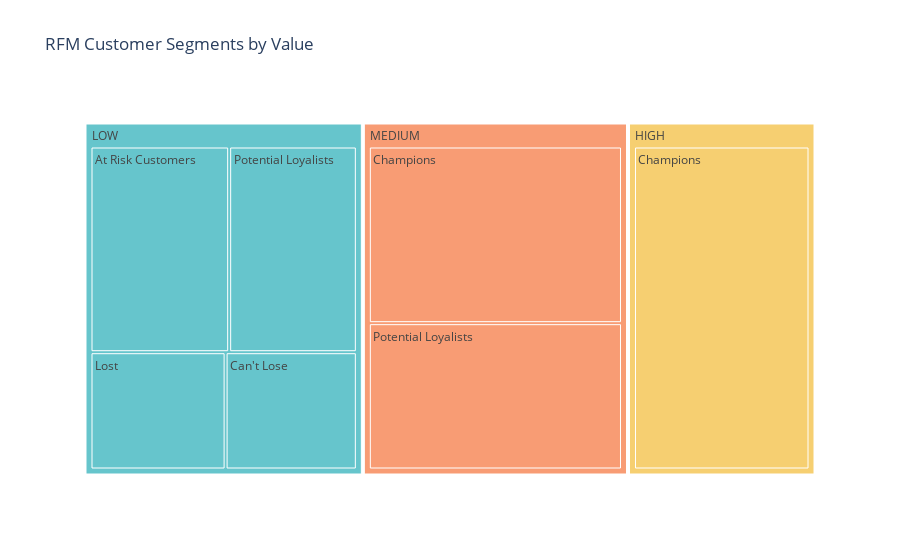

Notebook code cell kept with this figure:
### Code cell
segment_product_counts = data.groupby(['Value Segment', 'RFM Customer Segments']).size().reset_index(name='Count')

segment_product_counts = segment_product_counts.sort_values('Count', ascending=False)

fig_treemap_segment_product = px.treemap(segment_product_counts, 
                                         path=['Value Segment', 'RFM Customer Segments'], 
                                
                                        values='Count',
                                         color='Value Segment', color_discrete_sequence=px.colors.qualitative.Pastel,
                                         title='RFM Customer Segments by Value')
fig_treemap_segment_product.show()

### Figure 1 — Plotly figure (JSON) as saved in the notebook; plotly's stock layout.template omitted (floating-point values rounded to 4 significant figures)
{"data": [{"branchvalues": "total", "customdata": [["LOW"], ["HIGH"], ["LOW"], ["MEDIUM"], ["HIGH"], ["LOW"], ["MEDIUM"], ["HIGH"], ["LOW"], ["MEDIUM"], ["MEDIUM"], ["HIGH"], ["HIGH"], ["LOW"], ["MEDIUM"], ["LOW"], ["MEDIUM"], ["HIGH"]], "domain": {"x": [0, 1], "y": [0, 1]}, "hovertemplate": "labels=%{label}<br>Count=%{value}<br>parent=%{parent}<br>id=%{id}<br>Value Segment=%{customdata[0]}<extra></extra>", "ids": ["LOW/At Risk Customers", "HIGH/Lost", "LOW/Potential Loyalists", "MEDIUM/Potential Loyalists", "HIGH/Potential Loyalists", "LOW/Can't Lose", "MEDIUM/Can't Lose", "HIGH/Can't Lose", "LOW/Champions", "MEDIUM/Champions", "MEDIUM/At Risk Customers", "HIGH/At Risk Customers", "HIGH/Champions", "LOW/Lost", "MEDIUM/Lost", "LOW", "MEDIUM", "HIGH"], "labels": ["At Risk Customers", "Lost", "Potential Loyalists", "Potential Loyalists", "Potential Loyalists", "Can't Lose", "Can't Lose", "Can't Lose", "Champions", "Champions", "At Risk Customers", "At Risk Customers", "Champions", "Lost", "Lost", "LOW", "MEDIUM", "HIGH"], "marker": {"colors": ["rgb(102, 197, 204)", "rgb(246, 207, 113)", "rgb(102, 197, 204)", "rgb(248, 156, 116)", "rgb(246, 207, 113)", "rgb(102, 197, 204)", "rgb(248, 156, 116)", "rgb(246, 207, 113)", "rgb(102, 197, 204)", "rgb(248, 156, 116)", "rgb(248, 156, 116)", "rgb(246, 207, 113)", "rgb(246, 207, 113)", "rgb(102, 197, 204)", "rgb(248, 156, 116)", "rgb(102, 197, 204)", "rgb(248, 156, 116)", "rgb(246, 207, 113)"]}, "name": "", "parents": ["LOW", "HIGH", "LOW", "MEDIUM", "HIGH", "LOW", "MEDIUM", "HIGH", "LOW", "MEDIUM", "MEDIUM", "HIGH", "HIGH", "LOW", "MEDIUM", "", "", ""], "type": "treemap", "values": [63, 0, 58, 82, 0, 34, 0, 0, 0, 99, 0, 0, 128, 35, 0, 190, 181, 128]}], "layout": {"legend": {"tracegroupgap": 0}, "title": {"text": "RFM Customer Segments by Value"}, "treemapcolorway": ["rgb(102, 197, 204)", "rgb(246, 207, 113)", "rgb(248, 156, 116)", "rgb(220, 176, 242)", "rgb(135, 197, 95)", "rgb(158, 185, 243)", "rgb(254, 136, 177)", "rgb(201, 219, 116)", "rgb(139, 224, 164)", "rgb(180, 151, 231)", "rgb(179, 179, 179)"]}}
